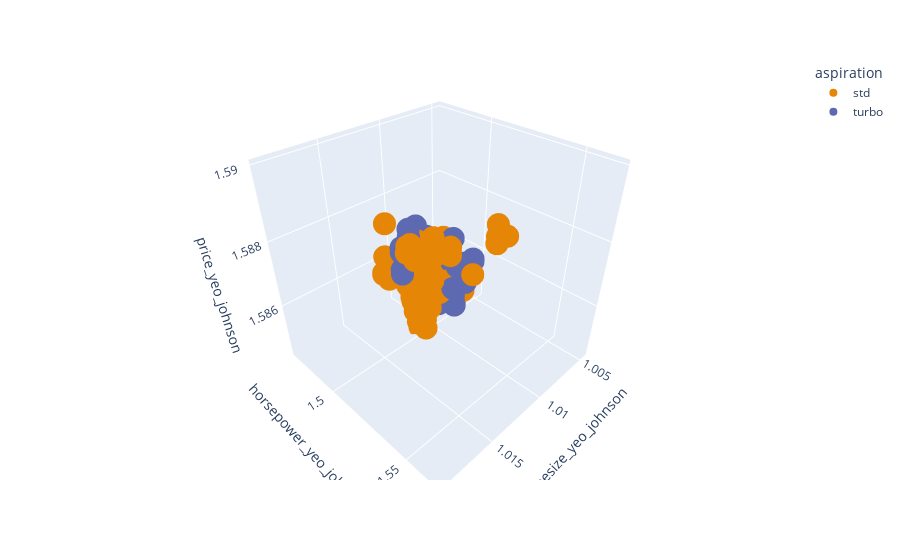

Here is the notebook cell this chart was saved with:
### Code cell
fig = px.scatter_3d(df_postp, x="enginesize_yeo_johnson", y="horsepower_yeo_johnson", z="price_yeo_johnson",
                    color='aspiration',
                    color_discrete_sequence=px.colors.qualitative.Vivid)
fig.show()

### Figure 1 — Plotly figure (JSON) as saved in the notebook; plotly's stock layout.template omitted (floating-point values rounded to 4 significant figures; data arrays with more than 128 entries replaced by an {"elided": "..."} marker saying what was removed)
{"data": [{"hovertemplate": "aspiration=std<br>enginesize_yeo_johnson=%{x}<br>horsepower_yeo_johnson=%{y}<br>price_yeo_johnson=%{z}<extra></extra>", "legendgroup": "std", "marker": {"color": "rgb(229, 134, 6)", "symbol": "circle"}, "mode": "markers", "name": "std", "scene": "scene", "showlegend": true, "type": "scatter3d", "x": {"elided": "168 float values"}, "y": {"elided": "168 float values"}, "z": {"elided": "168 float values"}}, {"hovertemplate": "aspiration=turbo<br>enginesize_yeo_johnson=%{x}<br>horsepower_yeo_johnson=%{y}<br>price_yeo_johnson=%{z}<extra></extra>", "legendgroup": "turbo", "marker": {"color": "rgb(93, 105, 177)", "symbol": "circle"}, "mode": "markers", "name": "turbo", "scene": "scene", "showlegend": true, "type": "scatter3d", "x": [1.014, 1.014, 1.011, 1.011, 1.015, 1.016, 1.016, 1.016, 1.016, 1.015, 1.011, 1.012, 1.015, 1.015, 1.015, 1.012, 1.016, 1.015, 1.015, 1.015, 1.015, 1.015, 1.014, 1.011, 1.015, 1.013, 1.013, 1.012, 1.012, 1.012, 1.011, 1.011, 1.014, 1.014, 1.015, 1.015, 1.015], "y": [1.539, 1.545, 1.523, 1.523, 1.54, 1.533, 1.533, 1.533, 1.533, 1.548, 1.523, 1.53, 1.54, 1.54, 1.54, 1.53, 1.554, 1.519, 1.519, 1.519, 1.519, 1.519, 1.539, 1.523, 1.54, 1.545, 1.545, 1.527, 1.527, 1.502, 1.497, 1.497, 1.545, 1.545, 1.545, 1.525, 1.529], "z": [1.589, 1.588, 1.586, 1.586, 1.588, 1.589, 1.589, 1.589, 1.589, 1.588, 1.586, 1.587, 1.588, 1.588, 1.588, 1.587, 1.589, 1.588, 1.588, 1.588, 1.588, 1.588, 1.588, 1.586, 1.588, 1.588, 1.589, 1.587, 1.587, 1.587, 1.587, 1.588, 1.589, 1.589, 1.589, 1.589, 1.589]}], "layout": {"legend": {"title": {"text": "aspiration"}, "tracegroupgap": 0}, "margin": {"t": 60}, "scene": {"domain": {"x": [0, 1], "y": [0, 1]}, "xaxis": {"title": {"text": "enginesize_yeo_johnson"}}, "yaxis": {"title": {"text": "horsepower_yeo_johnson"}}, "zaxis": {"title": {"text": "price_yeo_johnson"}}}}}
